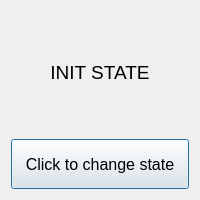
<?xml version="1.0" encoding="UTF-8"?>
<ui version="4.0">
 <class>Dialog</class>
 <widget class="QDialog" name="Dialog">
  <property name="geometry">
   <rect>
    <x>0</x>
    <y>0</y>
    <width>200</width>
    <height>200</height>
   </rect>
  </property>
  <property name="windowTitle">
   <string>Dialog</string>
  </property>
  <layout class="QVBoxLayout" name="verticalLayout">
   <item>
    <widget class="QLabel" name="label">
     <property name="font">
      <font>
       <pointsize>14</pointsize>
      </font>
     </property>
     <property name="text">
      <string>INIT STATE</string>
     </property>
     <property name="alignment">
      <set>Qt::AlignmentFlag::AlignCenter</set>
     </property>
    </widget>
   </item>
   <item>
    <widget class="QPushButton" name="pushButton">
     <property name="minimumSize">
      <size>
       <width>0</width>
       <height>50</height>
      </size>
     </property>
     <property name="font">
      <font>
       <pointsize>12</pointsize>
      </font>
     </property>
     <property name="text">
      <string>Click to change state</string>
     </property>
    </widget>
   </item>
  </layout>
 </widget>
 <resources/>
 <connections/>
</ui>
